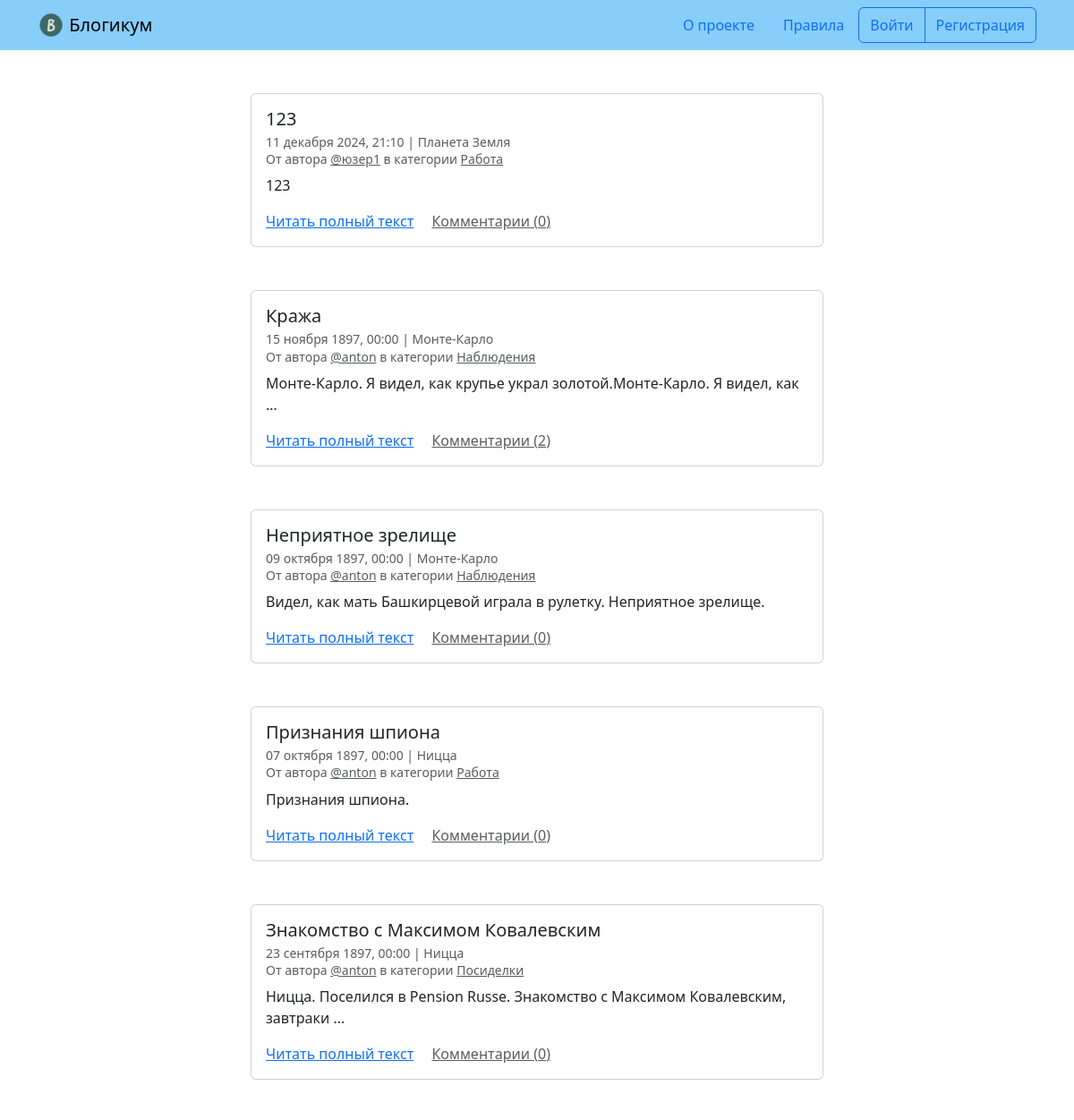
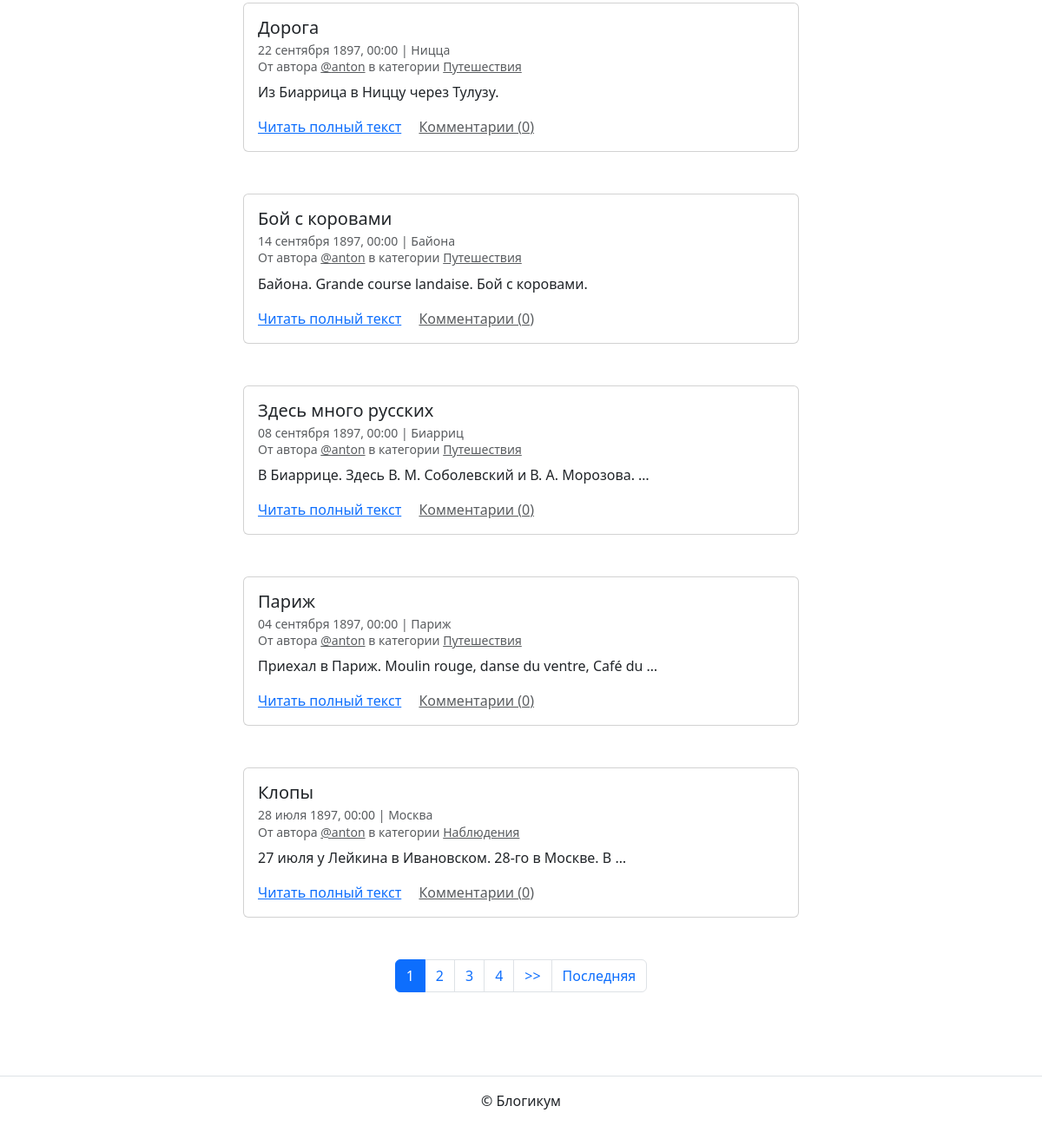
The page / on the database its author committed (2 pictures, top to bottom).
### blog/models.py (models this page shows, shortened)
class Post(models.Model):
    title = models.CharField(max_length=256, verbose_name='Заголовок')
    text = models.TextField(verbose_name='Текст')
    pub_date = models.DateTimeField(
        verbose_name="Дата и время публикации",
        help_text="Если установить дату и время в будущем "
                  "— можно делать отложенные публикации."
    )
    author = models.ForeignKey(
        User,
        on_delete=models.CASCADE,
        verbose_name='Автор публикации'
    )
    location = models.ForeignKey(
        'Location',
        on_delete=models.SET_NULL,
        null=True,
        blank=True,
        verbose_name='Местоположение'
    )
    category = models.ForeignKey(
        'Category',
        on_delete=models.SET_NULL,
        null=True,
        verbose_name='Категория'
    )
    image = models.ImageField(
        upload_to='posts/',
        blank=True,
        null=True,
        verbose_name='Изображение'
    )
    is_published = models.BooleanField(default=True,
                                       verbose_name='Опубликовано')
    created_at = models.DateTimeField(auto_now_add=True,
                                      verbose_name='Добавлено')
    class Meta:
        verbose_name = 'публикация'
        verbose_name_plural = 'Публикации'
        ordering = ['-pub_date']

class Category(models.Model):
    title = models.CharField(max_length=256, verbose_name="Заголовок")
    description = models.TextField(verbose_name="Описание")
    slug = models.SlugField(
        unique=True,
        verbose_name="Идентификатор",
        help_text="Идентификатор страницы для URL; "
                  "разрешены символы латиницы, цифры, дефис и подчёркивание."
    )
    is_published = models.BooleanField(
        default=True,
        verbose_name="Опубликовано",
        help_text="Снимите галочку, чтобы скрыть публикацию."
    )
    created_at = models.DateTimeField(auto_now_add=True,
                                      verbose_name="Добавлено")
    class Meta:
        verbose_name = 'категория'
        verbose_name_plural = 'Категории'

class Location(models.Model):
    name = models.CharField(max_length=256,
                            verbose_name='Название места')
    is_published = models.BooleanField(default=True,
                                       verbose_name='Опубликовано')
    created_at = models.DateTimeField(auto_now_add=True,
                                      verbose_name='Добавлено')
    class Meta:
        verbose_name = 'местоположение'
        verbose_name_plural = 'Местоположения'

### blog/views.py (the view)
# urls.py: path('', views.index, name='index'),
def index(request):
    post_list = (Post.objects.filter(
        is_published=True,
        pub_date__lte=now(),
        category__is_published=True
    ).annotate(comment_count=Count('comments')).order_by('-pub_date'))
    page_obj = paginate_queryset(post_list, request)
    return render(request, 'blog/index.html', {'page_obj': page_obj})

### blog/views.py (called while the page is built)
def paginate_queryset(queryset, request, per_page=10):
    paginator = Paginator(queryset, per_page)
    page_number = request.GET.get('page')
    return paginator.get_page(page_number)

### templates/blog/index.html (shortened to what this page needs)
{% extends "base.html" %}
{% block content %}
  {% for post in page_obj %}
    <article class="mb-5">
      {% include "includes/post_card.html" %}
    </article>
  {% endfor %}
  {% include "includes/paginator.html" %}
{% endblock %}

### templates/base.html (shortened to what this page needs)
{% load static %}
{% load django_bootstrap5 %}
<!DOCTYPE html>
<html lang="ru">
  <head>
    {% bootstrap_css %}
  </head>
  <body>
    {% include "includes/header.html" %}
    <main>
      <div class="container py-5">
        {% block content %}{% endblock %}
      </div>
    </main>
    {% include "includes/footer.html" %}
  </body>
</html>

### templates/includes/header.html
{% load static %}
<header>
  <nav class="navbar navbar-light" style="background-color: lightskyblue">
    <div class="container">
      <a class="navbar-brand" href="{% url 'blog:index' %}">
        <img src="{% static 'img/logo.png' %}" width="30" height="30" class="d-inline-block align-top" alt="">
        Блогикум
      </a>
      {% with request.resolver_match.view_name as view_name %}
        <ul class="nav  nav-pills">
          <li class="nav-item">
            <a class="nav-link {% if view_name == 'pages:about' %} text-white {% endif %}" href="{% url 'pages:about' %}">
              О проекте
            </a>
          </li>
          <li class="nav-item">
            <a class="nav-link {% if view_name == 'pages:rules' %} text-white {% endif %}" href="{% url 'pages:rules' %}">
              Правила
            </a>
          </li>
          {% if user.is_authenticated %}
            <div class="btn-group" role="group" aria-label="Basic outlined example">
              <button type="button" class="btn btn-outline-primary"><a class="text-decoration-none text-reset"
                  href="{% url 'blog:create_post' %}">Написать пост</a></button>
              <button type="button" class="btn btn-outline-primary"><a class="text-decoration-none text-reset"
                  href="{% url 'blog:profile' user.username %}">{{ user.username }}</a></button>
              <button type="button" class="btn btn-outline-primary"><a class="text-decoration-none text-reset"
                  href="{% url 'logout' %}">Выйти</a></button>
            </div>
          {% else %}
            <div class="btn-group" role="group" aria-label="Basic outlined example">
              <button type="button" class="btn btn-outline-primary"><a class="text-decoration-none text-reset"
                  href="{% url 'login' %}">Войти</a></button>
              <button type="button" class="btn btn-outline-primary"><a class="text-decoration-none text-reset"
                  href="{% url 'reg:registration' %}">Регистрация</a></button>
            </div>
          {% endif %}
        </ul>
      {% endwith %}
    </div>
  </nav>
</header>

### templates/includes/post_card.html (shortened to what this page needs)
<div class="col d-flex justify-content-center">
  <div class="card" style="width: 40rem;">
    <div class="card-body">
      <h5 class="card-title">{{ post.title }}</h5>
      <h6 class="card-subtitle mb-2 text-muted">
        <small>
          {{ post.pub_date|date:"d E Y, H:i" }} | {% if post.location and post.location.is_published %}{{ post.location.name }}{% else %}Планета Земля{% endif %}<br>
          От автора <a class="text-muted" href="{% url 'blog:profile' post.author.username %}">@{{ post.author.username }}</a> в
          категории {% include "includes/category_link.html" %}
        </small>
      </h6>
      <p class="card-text">{{ post.text|truncatewords:10 }}</p>
      <a href="{% url 'blog:post_detail' post.id %}" class="card-link">Читать полный текст</a>
      <a href="{% url 'blog:post_detail' post.id %}" class="card-link text-muted">Комментарии ({{ post.comment_count }})</a>
    </div>
  </div>
</div>

### templates/includes/category_link.html
<a class="text-muted" href="{% url 'blog:category_posts' post.category.slug %}">
  {{ post.category.title }}
</a>

### templates/includes/paginator.html (shortened to what this page needs)
{% if page_obj.has_other_pages %}
  <nav aria-label="Page navigation" class="my-5">
    <ul class="pagination justify-content-center">
      {% for i in page_obj.paginator.page_range %}
        {% if page_obj.number == i %}
          <li class="page-item active">
            <span class="page-link">{{ i }}</span>
          </li>
        {% else %}
          <li class="page-item">
            <a class="page-link" href="?page={{ i }}">{{ i }}</a>
          </li>
        {% endif %}
      {% endfor %}
      {% if page_obj.has_next %}
        <li class="page-item">
          <a class="page-link" href="?page={{ page_obj.next_page_number }}">
            >>
          </a>
        </li>
        <li class="page-item">
          <a class="page-link" href="?page={{ page_obj.paginator.num_pages }}">
            Последняя
          </a>
        </li>
      {% endif %}
    </ul>
  </nav>
{% endif %}

### templates/includes/footer.html
<footer class="border-top text-center py-3">
  <p>© Блогикум</p>
</footer>

### rows shown on the page
Post: title "123", pub_date "11 декабря 2024, 21:10", shows "Планета Земля", author.username "юзер1", category "Работа", text "123", comment_count "0"
Post: title "Кража", pub_date "15 ноября 1897, 00:00", location.name "Монте-Карло", author.username "anton", category "Наблюдения", text "Монте-Карло. Я видел, как крупье украл золотой.Монте-Карло. Я видел, как …", comment_count "2"
Post: title "Неприятное зрелище", pub_date "09 октября 1897, 00:00", location.name "Монте-Карло", author.username "anton", category "Наблюдения", text "Видел, как мать Башкирцевой играла в рулетку. Неприятное зрелище.", comment_count "0"
Post: title "Признания шпиона", pub_date "07 октября 1897, 00:00", location.name "Ницца", author.username "anton", category "Работа", text "Признания шпиона.", comment_count "0"
Post: title "Знакомство с Максимом Ковалевским", pub_date "23 сентября 1897, 00:00", location.name "Ницца", author.username "anton", category "Посиделки", text "Ницца. Поселился в Pension Russe. Знакомство с Максимом Ковалевским, завтраки …", comment_count "0"
Post: title "Дорога", pub_date "22 сентября 1897, 00:00", location.name "Ницца", author.username "anton", category "Путешествия", text "Из Биаррица в Ниццу через Тулузу.", comment_count "0"
Post: title "Бой с коровами", pub_date "14 сентября 1897, 00:00", location.name "Байона", author.username "anton", category "Путешествия", text "Байона. Grande course landaise. Бой с коровами.", comment_count "0"
Post: title "Здесь много русских", pub_date "08 сентября 1897, 00:00", location.name "Биарриц", author.username "anton", category "Путешествия", text "В Биаррице. Здесь В. М. Соболевский и В. А. Морозова. …", comment_count "0"
Post: title "Париж", pub_date "04 сентября 1897, 00:00", location.name "Париж", author.username "anton", category "Путешествия", text "Приехал в Париж. Moulin rouge, danse du ventre, Café du …", comment_count "0"
Post: title "Клопы", pub_date "28 июля 1897, 00:00", location.name "Москва", author.username "anton", category "Наблюдения", text "27 июля у Лейкина в Ивановском. 28-го в Москве. В …", comment_count "0"

### other values the page prints
{{ i }} "1"
{{ i }} "2" "3" "4"
